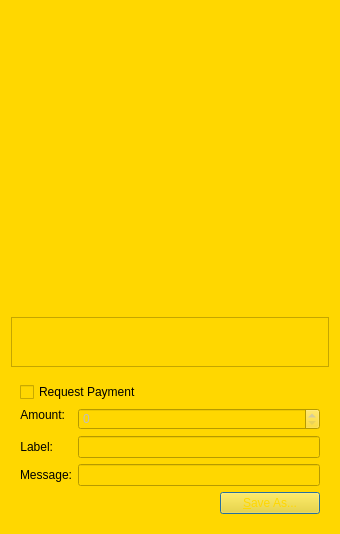
<?xml version="1.0" encoding="UTF-8"?>
<ui version="4.0">
 <class>QRCodeDialog</class>
 <widget class="QDialog" name="QRCodeDialog">
  <property name="geometry">
   <rect>
    <x>0</x>
    <y>0</y>
    <width>340</width>
    <height>530</height>
   </rect>
  </property>
  <property name="windowTitle">
   <string>QR Code Dialog</string>
  </property>
  <property name="styleSheet">
   <string notr="true">background-color: rgb(255, 215, 0);</string>
  </property>
  <layout class="QVBoxLayout" name="verticalLayout_3">
   <item>
    <widget class="QLabel" name="lblQRCode">
     <property name="sizePolicy">
      <sizepolicy hsizetype="Expanding" vsizetype="Expanding">
       <horstretch>0</horstretch>
       <verstretch>0</verstretch>
      </sizepolicy>
     </property>
     <property name="minimumSize">
      <size>
       <width>300</width>
       <height>300</height>
      </size>
     </property>
     <property name="styleSheet">
      <string notr="true"/>
     </property>
     <property name="textFormat">
      <enum>Qt::PlainText</enum>
     </property>
     <property name="alignment">
      <set>Qt::AlignCenter</set>
     </property>
     <property name="wordWrap">
      <bool>true</bool>
     </property>
    </widget>
   </item>
   <item>
    <widget class="QPlainTextEdit" name="outUri">
     <property name="sizePolicy">
      <sizepolicy hsizetype="Expanding" vsizetype="Minimum">
       <horstretch>0</horstretch>
       <verstretch>0</verstretch>
      </sizepolicy>
     </property>
     <property name="minimumSize">
      <size>
       <width>0</width>
       <height>50</height>
      </size>
     </property>
     <property name="tabChangesFocus">
      <bool>true</bool>
     </property>
     <property name="textInteractionFlags">
      <set>Qt::TextSelectableByKeyboard|Qt::TextSelectableByMouse</set>
     </property>
    </widget>
   </item>
   <item>
    <widget class="QWidget" name="widget" native="true">
     <layout class="QVBoxLayout" name="verticalLayout_2">
      <item>
       <widget class="QCheckBox" name="chkReqPayment">
        <property name="enabled">
         <bool>true</bool>
        </property>
        <property name="styleSheet">
         <string notr="true">font: 11pt &quot;MS Shell Dlg 2&quot;;</string>
        </property>
        <property name="text">
         <string>Request Payment</string>
        </property>
       </widget>
      </item>
      <item>
       <layout class="QFormLayout" name="formLayout">
        <property name="fieldGrowthPolicy">
         <enum>QFormLayout::AllNonFixedFieldsGrow</enum>
        </property>
        <item row="1" column="0">
         <widget class="QLabel" name="lblLabel">
          <property name="styleSheet">
           <string notr="true">font: 11pt &quot;MS Shell Dlg 2&quot;;</string>
          </property>
          <property name="text">
           <string>Label:</string>
          </property>
          <property name="textFormat">
           <enum>Qt::PlainText</enum>
          </property>
          <property name="alignment">
           <set>Qt::AlignRight|Qt::AlignTrailing|Qt::AlignVCenter</set>
          </property>
          <property name="buddy">
           <cstring>lnLabel</cstring>
          </property>
         </widget>
        </item>
        <item row="1" column="1">
         <widget class="QLineEdit" name="lnLabel"/>
        </item>
        <item row="2" column="0">
         <widget class="QLabel" name="lblMessage">
          <property name="styleSheet">
           <string notr="true">font: 11pt &quot;MS Shell Dlg 2&quot;;</string>
          </property>
          <property name="text">
           <string>Message:</string>
          </property>
          <property name="textFormat">
           <enum>Qt::PlainText</enum>
          </property>
          <property name="alignment">
           <set>Qt::AlignRight|Qt::AlignTrailing|Qt::AlignVCenter</set>
          </property>
          <property name="buddy">
           <cstring>lnMessage</cstring>
          </property>
         </widget>
        </item>
        <item row="2" column="1">
         <widget class="QLineEdit" name="lnMessage"/>
        </item>
        <item row="0" column="0">
         <widget class="QLabel" name="lblAmount">
          <property name="sizePolicy">
           <sizepolicy hsizetype="Preferred" vsizetype="Maximum">
            <horstretch>0</horstretch>
            <verstretch>0</verstretch>
           </sizepolicy>
          </property>
          <property name="styleSheet">
           <string notr="true">font: 11pt &quot;MS Shell Dlg 2&quot;;</string>
          </property>
          <property name="text">
           <string>Amount:</string>
          </property>
          <property name="textFormat">
           <enum>Qt::PlainText</enum>
          </property>
          <property name="alignment">
           <set>Qt::AlignRight|Qt::AlignTrailing|Qt::AlignVCenter</set>
          </property>
          <property name="buddy">
           <cstring>lnReqAmount</cstring>
          </property>
         </widget>
        </item>
        <item row="0" column="1">
         <widget class="BitcoinAmountField" name="lnReqAmount">
          <property name="enabled">
           <bool>false</bool>
          </property>
          <property name="minimumSize">
           <size>
            <width>80</width>
            <height>0</height>
           </size>
          </property>
         </widget>
        </item>
       </layout>
      </item>
      <item>
       <layout class="QHBoxLayout" name="horizontalLayout">
        <item>
         <spacer name="horizontalSpacer">
          <property name="orientation">
           <enum>Qt::Horizontal</enum>
          </property>
          <property name="sizeHint" stdset="0">
           <size>
            <width>40</width>
            <height>20</height>
           </size>
          </property>
         </spacer>
        </item>
        <item>
         <widget class="QPushButton" name="btnSaveAs">
          <property name="minimumSize">
           <size>
            <width>100</width>
            <height>0</height>
           </size>
          </property>
          <property name="styleSheet">
           <string notr="true">font: 11pt &quot;MS Shell Dlg 2&quot;;
color: rgb(255, 215, 0);
background-image: url(:/icons/background1);</string>
          </property>
          <property name="text">
           <string>&amp;Save As...</string>
          </property>
         </widget>
        </item>
       </layout>
      </item>
     </layout>
    </widget>
   </item>
  </layout>
 </widget>
 <customwidgets>
  <customwidget>
   <class>BitcoinAmountField</class>
   <extends>QSpinBox</extends>
   <header>bitcoinamountfield.h</header>
  </customwidget>
 </customwidgets>
 <resources/>
 <connections>
  <connection>
   <sender>chkReqPayment</sender>
   <signal>clicked(bool)</signal>
   <receiver>lnReqAmount</receiver>
   <slot>setEnabled(bool)</slot>
   <hints>
    <hint type="sourcelabel">
     <x>92</x>
     <y>285</y>
    </hint>
    <hint type="destinationlabel">
     <x>98</x>
     <y>311</y>
    </hint>
   </hints>
  </connection>
 </connections>
</ui>
